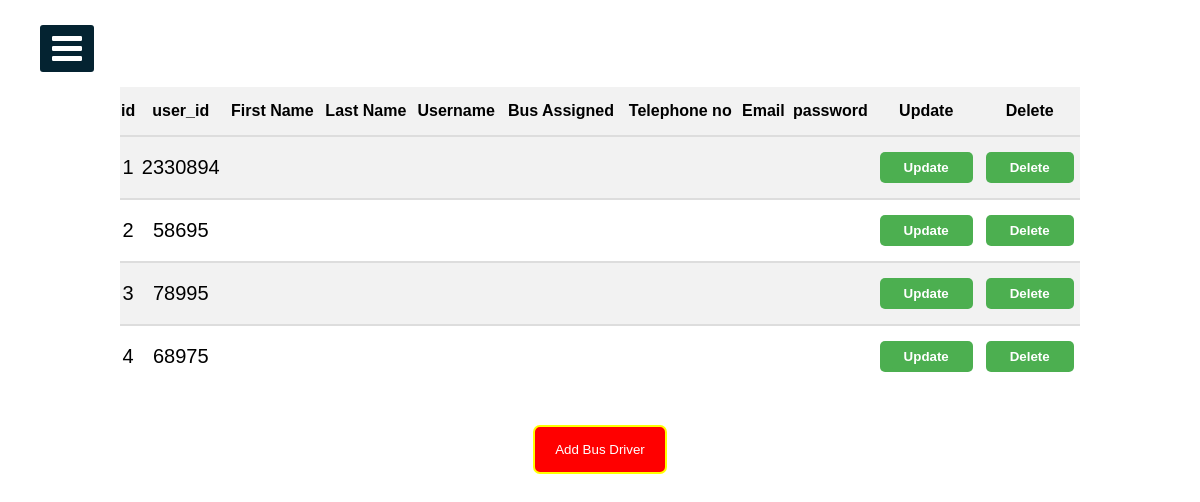
The app's page /EasyRide_Final/Busdriverprofile.php with its own data.
### tables this page shows
CREATE TABLE `bus_driver` (
  `id` int(11) NOT NULL,
  `user_id` int(11) NOT NULL,
  `Driver_Name` varchar(50) NOT NULL,
  `Bus_Name` varchar(50) NOT NULL,
  `Telephone_no` bigint(10) NOT NULL,
  `Email` varchar(50) NOT NULL,
  `Password` varchar(20) NOT NULL
);

### EasyRide_Final/Busdriverprofile.php (the view, shortened to what this page needs)
<?php
include("connection.php");
?>
<!DOCTYPE html>
<html>
<head>
  <link rel="stylesheet" href="sidebar.css">
  <link rel="stylesheet" href="managebuses.css">
  <link rel="stylesheet" href="https://cdnjs.cloudflare.com/ajax/libs/font-awesome/4.7.0/css/font-awesome.min.css">
</head>
<body>
  <label for="check">
    <i class="fa fa-bars" id="btn"></i>
  </label>
  <div class="sidebar2">
    <h1 class="adminTopic">Manage Bus Driver Profiles</h1>
    <?php
      $sqlget="SELECT * FROM Bus_Driver";
      $sqldata=mysqli_query($conn,$sqlget) or die('error getting');
      echo "<table>";
      echo "<tr>
              <th>id</th>
              <th>user_id</th>
              <th>First Name</th>
              <th>Last Name</th>
              <th>Username</th>
              <th>Bus Assigned</th>
              <th>Telephone no</th>
              <th>Email</th>
              <th>password</th>
              <th>Update</th>
              <th>Delete</th>
            </tr>";
      while ($row=mysqli_fetch_array($sqldata,MYSQLI_ASSOC)) {
        echo "<tr><td>";
        echo $row['id'];
        echo "</td><td>";
        echo $row['user_id'];
        echo "</td><td>";
        echo "</td><td>";
        echo "</td><td>";
        echo "</td><td>";
        echo "</td><td>";
        echo "</td><td>";
        echo "</td><td>";
        echo "</td>";
        ?>
        <td>
          <button>
            <a href="updateBusdriverprofile.php?id=<?php echo $row['id'];?>">
              Update
            </a>
          </button>
        </td>
        <td>
          <button>
            <a href="deleteBusdriverprofile.php?id=<?php echo $row['id'];?>">
              Delete
            </a>
          </button>
        </td>
        <?php
      }
      echo "</table>";
    ?>
    <br>
    <a href="addbusdriver.php"><button class="btnPolicy">Add Bus Driver</button></a>
  </div>
</body>
</html>

### EasyRide_Final/sidebar.css (style rules this page uses)
* { margin: 0; padding: 0; list-style: none; text-decoration: none; }
label #btn, label #cancle { position: absolute; cursor: pointer; background: #042331; color: #fff; border-radius: 3px; }
label #btn { left: 40px; top: 25px; font-size: 35px; color: #fff; padding: 6px 12px; transition: all 0.5s; }

### EasyRide_Final/managebuses.css (style rules this page uses)
body { background-image: url("1.jpg"); background-position: center; background-size: cover; height: 700px; background-repeat: no-repeat; background-attachment: fixed; font-family: Arial, sans-serif; }
.adminTopic { text-align: center; color: #fff; }
table { width: 80%; margin: auto; border-collapse: collapse; text-align: center; margin-top: 50px; background-color: rgba(255, 255, 255, 0.9); border-radius: 10px; }
table th { background-color: #f2f2f2; border-bottom: 2px solid #ddd; padding: 15px 0; font-weight: bold; }
table tr:nth-child(even) { background-color: #f2f2f2; }
table tr td { border-bottom: 2px solid #ddd; padding: 15px 0; font-size: 20px; }
table tr:last-child td { border-bottom: none; }
table tr td a { color: white; border-radius: 5px; padding: 8px 12px; text-decoration: none; font-weight: bold; background-color: #4CAF50; transition: background-color 0.3s; }
.btnPolicy { padding: 15px 20px; border: 2px solid yellow; border-radius: 7px; background-color: red; color: white; margin: 20px auto; display: block; transition: background-color 0.3s; }
table tr td button { padding: 8px 12px; border: none; border-radius: 5px; background-color: #4CAF50; color: white; cursor: pointer; transition: background-color 0.3s; }

### records on screen
bus_driver: id "1", user "2330894"
bus_driver: id "2", user "58695"
bus_driver: id "3", user "78995"
bus_driver: id "4", user "68975"
